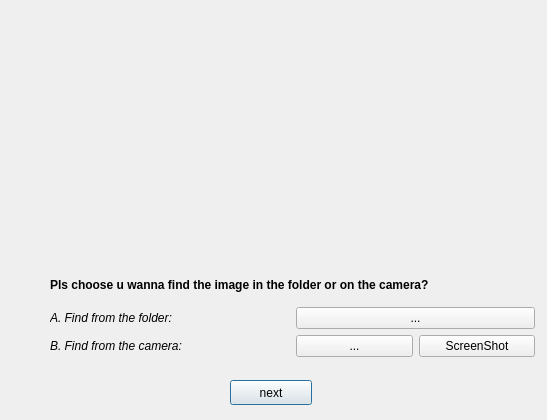
<?xml version="1.0" encoding="UTF-8"?>
<ui version="4.0">
 <class>GetTheImage</class>
 <widget class="QDialog" name="GetTheImage">
  <property name="geometry">
   <rect>
    <x>0</x>
    <y>0</y>
    <width>547</width>
    <height>420</height>
   </rect>
  </property>
  <property name="windowTitle">
   <string>Dialog</string>
  </property>
  <widget class="QPushButton" name="pushButton_4">
   <property name="geometry">
    <rect>
     <x>230</x>
     <y>380</y>
     <width>82</width>
     <height>25</height>
    </rect>
   </property>
   <property name="text">
    <string>next</string>
   </property>
  </widget>
  <widget class="QWidget" name="">
   <property name="geometry">
    <rect>
     <x>60</x>
     <y>10</y>
     <width>485</width>
     <height>221</height>
    </rect>
   </property>
   <layout class="QVBoxLayout" name="verticalLayout">
    <item>
     <widget class="QLabel" name="label_getimage">
      <property name="text">
       <string/>
      </property>
     </widget>
    </item>
   </layout>
  </widget>
  <widget class="QWidget" name="">
   <property name="geometry">
    <rect>
     <x>50</x>
     <y>270</y>
     <width>485</width>
     <height>87</height>
    </rect>
   </property>
   <layout class="QVBoxLayout" name="verticalLayout_4">
    <item>
     <widget class="QLabel" name="label">
      <property name="text">
       <string>&lt;html&gt;&lt;head/&gt;&lt;body&gt;&lt;p&gt;&lt;span style=&quot; font-weight:600;&quot;&gt;Pls choose u wanna find the image in the folder or on the camera?&lt;/span&gt;&lt;/p&gt;&lt;/body&gt;&lt;/html&gt;</string>
      </property>
     </widget>
    </item>
    <item>
     <layout class="QHBoxLayout" name="horizontalLayout_2">
      <item>
       <layout class="QVBoxLayout" name="verticalLayout_3">
        <item>
         <widget class="QLabel" name="label_2">
          <property name="text">
           <string>&lt;html&gt;&lt;head/&gt;&lt;body&gt;&lt;p&gt;&lt;span style=&quot; font-style:italic;&quot;&gt;A. Find from the folder:&lt;/span&gt;&lt;/p&gt;&lt;/body&gt;&lt;/html&gt;</string>
          </property>
         </widget>
        </item>
        <item>
         <widget class="QLabel" name="label_3">
          <property name="text">
           <string>&lt;html&gt;&lt;head/&gt;&lt;body&gt;&lt;p&gt;&lt;span style=&quot; font-style:italic;&quot;&gt;B. Find from the camera:&lt;/span&gt;&lt;/p&gt;&lt;/body&gt;&lt;/html&gt;</string>
          </property>
         </widget>
        </item>
       </layout>
      </item>
      <item>
       <layout class="QVBoxLayout" name="verticalLayout_2">
        <item>
         <widget class="QPushButton" name="pushButton">
          <property name="text">
           <string>...</string>
          </property>
         </widget>
        </item>
        <item>
         <layout class="QHBoxLayout" name="horizontalLayout">
          <item>
           <widget class="QPushButton" name="pushButton_2">
            <property name="text">
             <string>...</string>
            </property>
           </widget>
          </item>
          <item>
           <widget class="QPushButton" name="pushButton_3">
            <property name="text">
             <string>ScreenShot</string>
            </property>
           </widget>
          </item>
         </layout>
        </item>
       </layout>
      </item>
     </layout>
    </item>
   </layout>
  </widget>
 </widget>
 <resources/>
 <connections/>
</ui>
